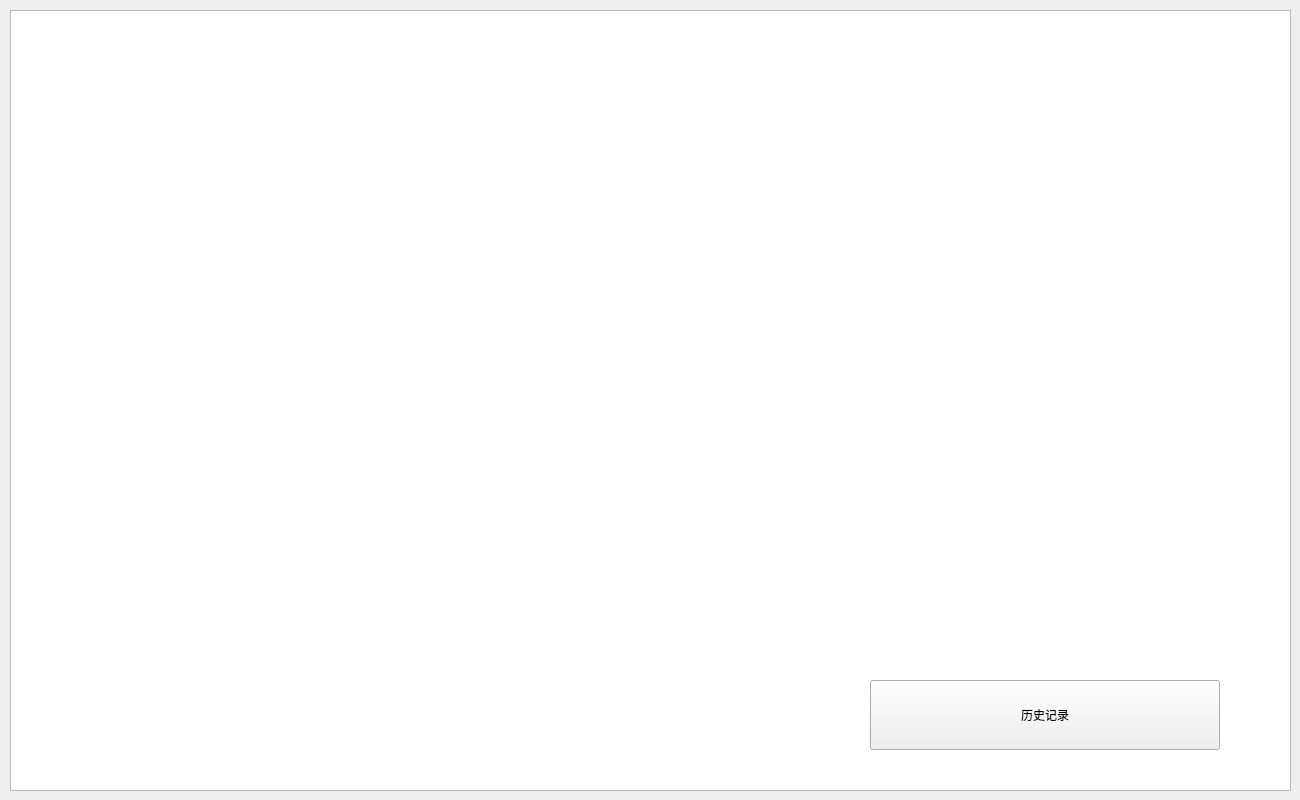
<?xml version="1.0" encoding="UTF-8"?>
<ui version="4.0">
 <class>serverwidget</class>
 <widget class="QWidget" name="serverwidget">
  <property name="geometry">
   <rect>
    <x>0</x>
    <y>0</y>
    <width>1300</width>
    <height>800</height>
   </rect>
  </property>
  <property name="sizePolicy">
   <sizepolicy hsizetype="Expanding" vsizetype="Expanding">
    <horstretch>0</horstretch>
    <verstretch>0</verstretch>
   </sizepolicy>
  </property>
  <property name="minimumSize">
   <size>
    <width>1300</width>
    <height>800</height>
   </size>
  </property>
  <property name="maximumSize">
   <size>
    <width>1300</width>
    <height>800</height>
   </size>
  </property>
  <property name="windowTitle">
   <string>点餐服务平台</string>
  </property>
  <property name="styleSheet">
   <string notr="true"/>
  </property>
  <widget class="QTextEdit" name="textEdit">
   <property name="geometry">
    <rect>
     <x>10</x>
     <y>10</y>
     <width>1281</width>
     <height>781</height>
    </rect>
   </property>
  </widget>
  <widget class="QPushButton" name="pushButton">
   <property name="geometry">
    <rect>
     <x>870</x>
     <y>680</y>
     <width>350</width>
     <height>70</height>
    </rect>
   </property>
   <property name="sizePolicy">
    <sizepolicy hsizetype="Expanding" vsizetype="Minimum">
     <horstretch>0</horstretch>
     <verstretch>0</verstretch>
    </sizepolicy>
   </property>
   <property name="text">
    <string>历史记录</string>
   </property>
  </widget>
 </widget>
 <layoutdefault spacing="6" margin="11"/>
 <resources/>
 <connections/>
</ui>
